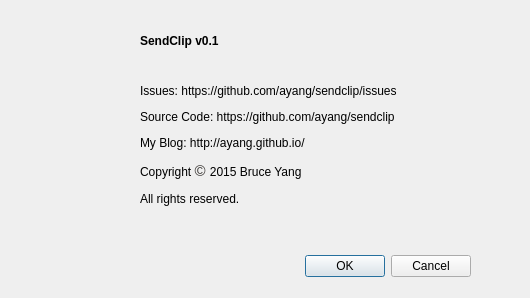
<?xml version="1.0" encoding="UTF-8"?>
<ui version="4.0">
 <class>AboutDialog</class>
 <widget class="QDialog" name="AboutDialog">
  <property name="geometry">
   <rect>
    <x>0</x>
    <y>0</y>
    <width>530</width>
    <height>298</height>
   </rect>
  </property>
  <property name="windowTitle">
   <string>About SendClip</string>
  </property>
  <widget class="QDialogButtonBox" name="buttonBox">
   <property name="geometry">
    <rect>
     <x>130</x>
     <y>250</y>
     <width>341</width>
     <height>32</height>
    </rect>
   </property>
   <property name="orientation">
    <enum>Qt::Horizontal</enum>
   </property>
   <property name="standardButtons">
    <set>QDialogButtonBox::Cancel|QDialogButtonBox::Ok</set>
   </property>
  </widget>
  <widget class="QLabel" name="label">
   <property name="geometry">
    <rect>
     <x>30</x>
     <y>40</y>
     <width>81</width>
     <height>81</height>
    </rect>
   </property>
   <property name="text">
    <string/>
   </property>
   <property name="pixmap">
    <pixmap resource="images.qrc">:/icons/main.png</pixmap>
   </property>
  </widget>
  <widget class="QLabel" name="label_2">
   <property name="geometry">
    <rect>
     <x>140</x>
     <y>30</y>
     <width>221</width>
     <height>21</height>
    </rect>
   </property>
   <property name="font">
    <font>
     <weight>75</weight>
     <bold>true</bold>
    </font>
   </property>
   <property name="text">
    <string>SendClip v0.1</string>
   </property>
  </widget>
  <widget class="QLabel" name="label_3">
   <property name="geometry">
    <rect>
     <x>140</x>
     <y>60</y>
     <width>341</width>
     <height>171</height>
    </rect>
   </property>
   <property name="text">
    <string>&lt;html&gt;&lt;head/&gt;&lt;body&gt;&lt;p&gt;Issues: https://github.com/ayang/sendclip/issues&lt;/p&gt;&lt;p&gt;Source Code: https://github.com/ayang/sendclip&lt;/p&gt;&lt;p&gt;My Blog: http://ayang.github.io/&lt;/p&gt;&lt;p&gt;Copyright &lt;span style=&quot; font-family:'OpenSans,Arial'; font-size:15px; color:#35322f; vertical-align:middle;&quot;&gt;© &lt;/span&gt;2015 Bruce Yang&lt;/p&gt;&lt;p&gt;All rights reserved.&lt;/p&gt;&lt;/body&gt;&lt;/html&gt;</string>
   </property>
  </widget>
 </widget>
 <resources>
  <include location="images.qrc"/>
 </resources>
 <connections>
  <connection>
   <sender>buttonBox</sender>
   <signal>accepted()</signal>
   <receiver>AboutDialog</receiver>
   <slot>accept()</slot>
   <hints>
    <hint type="sourcelabel">
     <x>248</x>
     <y>254</y>
    </hint>
    <hint type="destinationlabel">
     <x>157</x>
     <y>274</y>
    </hint>
   </hints>
  </connection>
  <connection>
   <sender>buttonBox</sender>
   <signal>rejected()</signal>
   <receiver>AboutDialog</receiver>
   <slot>reject()</slot>
   <hints>
    <hint type="sourcelabel">
     <x>316</x>
     <y>260</y>
    </hint>
    <hint type="destinationlabel">
     <x>286</x>
     <y>274</y>
    </hint>
   </hints>
  </connection>
 </connections>
</ui>
